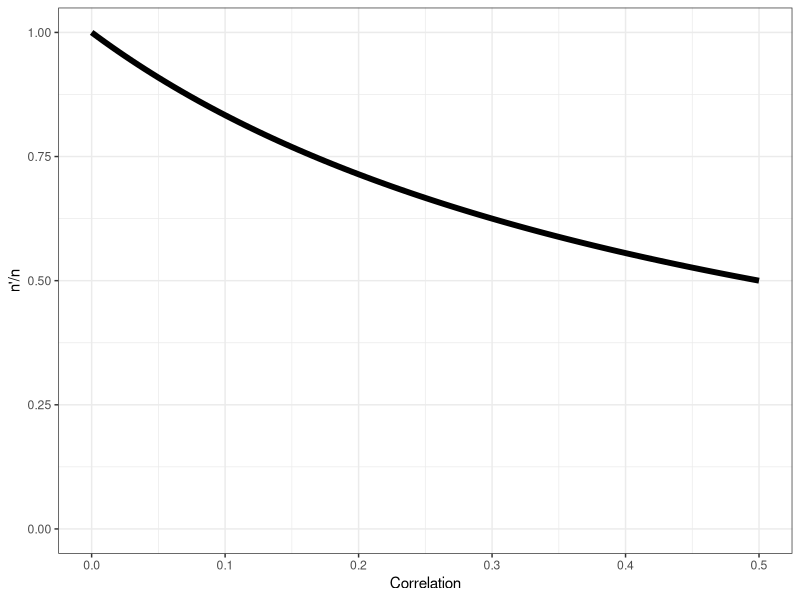
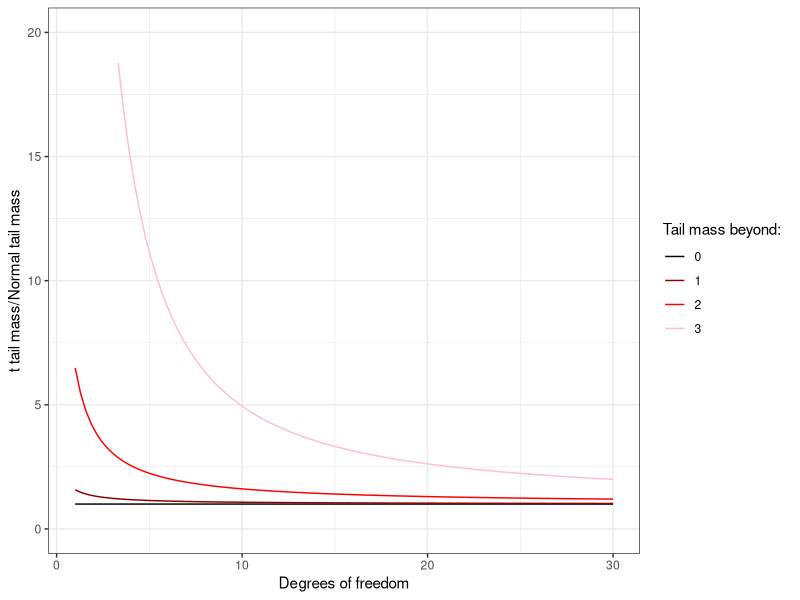
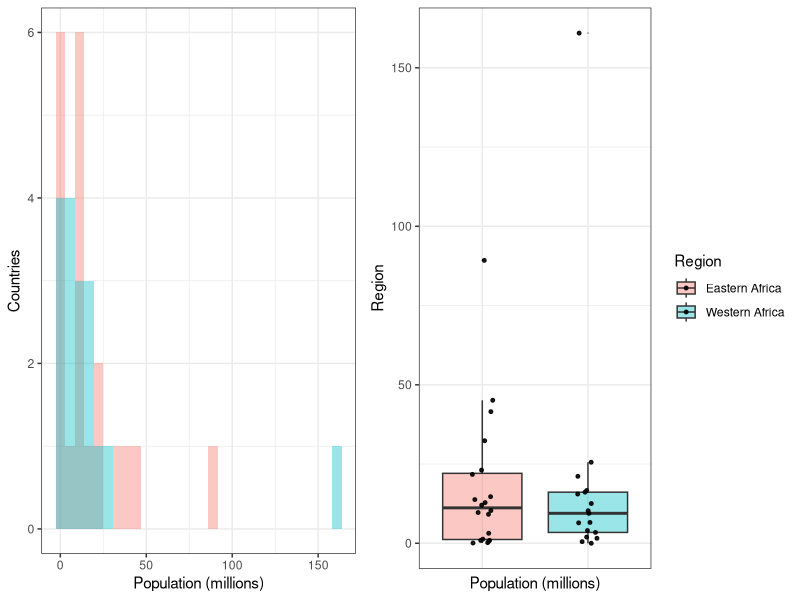
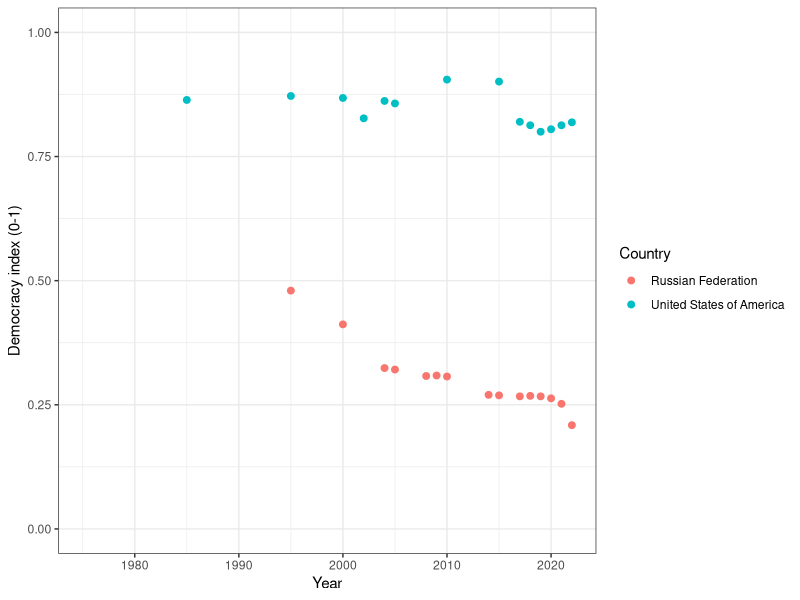

The R source for these figures, in order:
## ---- chunk 1
list.of.packages <- c("ggplot2", "gridExtra", "MASS")
new.packages <- list.of.packages[!(list.of.packages %in% installed.packages()[,"Package"])]
if(length(new.packages)) install.packages(new.packages)

library(ggplot2)
library(gridExtra)
library(MASS)
## ---- chunk 2
rhos <- seq(0, 0.5, 0.001)
eff_samp_size <- function(rhos) {
  return(1/(1 + 2 * rhos))
}
ggplot(data.frame(x=rhos), aes(x=x)) + 
  geom_function(fun = eff_samp_size, colour = "black", linewidth=2) + 
  ylim(c(0, 1)) + 
  theme_bw() + 
  xlab("Correlation") + 
  ylab("n'/n")
## ---- chunk 3
library(MASS) # For Multivariate Normal
set.seed(139)

nsim <- 10^5
n <- 70
p <- 0.2
n_eff <- as.integer(n / (1 + 2 * p))

Sigma = matrix(0, nrow = n, ncol = n)
diag(Sigma) <- 1
for (i in 2:n) {
  Sigma[i, i-1] <- p
  Sigma[i-1, i] <- p
}

outputs <- matrix(nrow = nsim, ncol = 3)
for (i in 1:nsim) {
  x <- rnorm(n, 0, 1)
  outputs[i,1] <- mean(x)
  
  x <- rnorm(n_eff, 0, 1)
  outputs[i,2] <- mean(x)
  
  x <- mvrnorm(n = 1, rep(0, n), Sigma)
  outputs[i,3] <- mean(x)
}

variances_out <- apply(outputs, 2, var) # Apply over columns
names(variances_out) <- c("Independent n", "Independent n'", "Dependent n")
variances_out
## ---- chunk 4
dfs = seq(1, 30, 0.001)
ratios <- function(dfs, point) {
  return((pt(point, dfs, lower.tail = F)) / pnorm(point, lower.tail = F))
}
ggplot(data.frame(x=dfs), aes(x=x)) + 
  geom_function(fun = ratios, aes(color = "0"), args = list(point = 0)) +
  geom_function(fun = ratios, aes(color = "1"), args = list(point = 1)) +
  geom_function(fun = ratios, aes(color = "2"), args = list(point = 2)) +
  geom_function(fun = ratios, aes(color = "3"), args = list(point = 3)) +
  theme_bw() + 
  scale_color_manual(values = c("0" = "black", "1" = "darkred", "2" = "red", "3" = "pink")) +
  labs(color = "Tail mass beyond: ") + 
  xlab("Degrees of freedom") + 
  xlim(c(1,30)) + 
  ylim(c(0,20)) + 
  ylab("t tail mass/Normal tail mass")
## ---- chunk 5
# Read in the data
countries <- read.csv("data/country_stats.csv", check.names = F)
## ---- chunk 6
# Western Africa
pop1 <- countries[countries$Year == 2010 & 
                    countries$Region == "Western Africa",
                  ]$`Population mid-year estimates (millions)`
round(c(summary(pop1), "SD" = sd(pop1)), 2)

# Eastern Africa
pop2 <- countries[countries$Year == 2010 & 
                    countries$Region == "Eastern Africa",
                  ]$`Population mid-year estimates (millions)`
round(c(summary(pop2), "SD" = sd(pop2)), 2)
## ---- chunk 7
country_subset <- countries[countries$Year == 2010 & 
                              countries$Region %in% c("Western Africa", "Eastern Africa"),]
plot1 <- ggplot(country_subset, aes(x=`Population mid-year estimates (millions)`, fill=Region)) + 
  geom_histogram(alpha=0.4, position="identity", bins = 30) + 
  xlab("Population (millions)") + 
  ylab("Countries") + 
  theme_bw() + 
  theme(legend.position = "none")

plot2 <- ggplot(country_subset, aes(x=Region,y=`Population mid-year estimates (millions)`, fill=Region)) + 
  geom_boxplot(alpha=0.4, outlier.size = 0) + 
  xlab("Population (millions)") + 
  ylab("Region") + 
  theme_bw() + 
  geom_jitter(color="black", size=1, alpha=0.9, width = 0.1) + 
  theme(axis.text.x = element_blank(),
        axis.ticks.x = element_blank())

grid.arrange(plot1, plot2, ncol=2, widths=c(1,1.2))
## ---- chunk 8
ggplot(countries[countries$Country %in% c("United States of America",
                                          "Russian Federation"),], aes(x=Year, y=v2x_polyarchy, color=Country)) + 
  geom_point(size=2) + 
  ylim(c(0,1)) + 
  xlab("Year") + 
  ylab("Democracy index (0-1)") + 
  theme_bw()
